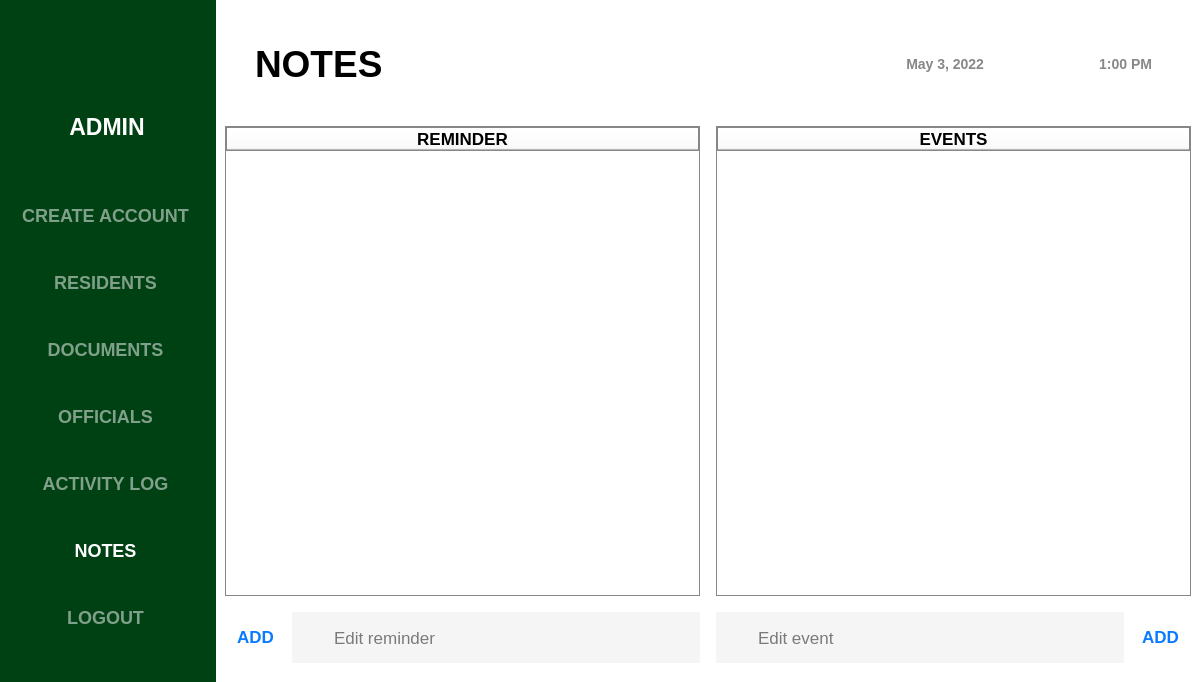
<?xml version="1.0" encoding="UTF-8"?>
<ui version="4.0">
 <class>LogIn</class>
 <widget class="QMainWindow" name="LogIn">
  <property name="geometry">
   <rect>
    <x>0</x>
    <y>0</y>
    <width>1200</width>
    <height>682</height>
   </rect>
  </property>
  <property name="minimumSize">
   <size>
    <width>1200</width>
    <height>650</height>
   </size>
  </property>
  <property name="maximumSize">
   <size>
    <width>16777215</width>
    <height>16777215</height>
   </size>
  </property>
  <property name="windowTitle">
   <string>MainWindow</string>
  </property>
  <property name="styleSheet">
   <string notr="true"/>
  </property>
  <widget class="QWidget" name="centralwidget">
   <property name="minimumSize">
    <size>
     <width>1200</width>
     <height>650</height>
    </size>
   </property>
   <property name="maximumSize">
    <size>
     <width>16777215</width>
     <height>16777215</height>
    </size>
   </property>
   <property name="styleSheet">
    <string notr="true">background-color: rgb(0, 65, 19);</string>
   </property>
   <layout class="QHBoxLayout" name="horizontalLayout">
    <property name="leftMargin">
     <number>0</number>
    </property>
    <property name="topMargin">
     <number>0</number>
    </property>
    <property name="rightMargin">
     <number>0</number>
    </property>
    <property name="bottomMargin">
     <number>0</number>
    </property>
    <item>
     <widget class="QFrame" name="menu_container">
      <property name="minimumSize">
       <size>
        <width>201</width>
        <height>650</height>
       </size>
      </property>
      <property name="maximumSize">
       <size>
        <width>210</width>
        <height>16777215</height>
       </size>
      </property>
      <property name="styleSheet">
       <string notr="true">border: none;</string>
      </property>
      <property name="frameShape">
       <enum>QFrame::StyledPanel</enum>
      </property>
      <property name="frameShadow">
       <enum>QFrame::Raised</enum>
      </property>
      <layout class="QVBoxLayout" name="verticalLayout">
       <item>
        <widget class="QFrame" name="frame_3">
         <property name="minimumSize">
          <size>
           <width>196</width>
           <height>151</height>
          </size>
         </property>
         <property name="maximumSize">
          <size>
           <width>16777215</width>
           <height>151</height>
          </size>
         </property>
         <property name="layoutDirection">
          <enum>Qt::LeftToRight</enum>
         </property>
         <property name="frameShape">
          <enum>QFrame::StyledPanel</enum>
         </property>
         <property name="frameShadow">
          <enum>QFrame::Raised</enum>
         </property>
         <layout class="QVBoxLayout" name="verticalLayout_2">
          <item>
           <widget class="QFrame" name="frame">
            <property name="minimumSize">
             <size>
              <width>0</width>
              <height>80</height>
             </size>
            </property>
            <property name="frameShape">
             <enum>QFrame::StyledPanel</enum>
            </property>
            <property name="frameShadow">
             <enum>QFrame::Raised</enum>
            </property>
            <layout class="QHBoxLayout" name="horizontalLayout_2">
             <item>
              <widget class="QLabel" name="admin_picture">
               <property name="minimumSize">
                <size>
                 <width>60</width>
                 <height>60</height>
                </size>
               </property>
               <property name="maximumSize">
                <size>
                 <width>80</width>
                 <height>80</height>
                </size>
               </property>
               <property name="layoutDirection">
                <enum>Qt::LeftToRight</enum>
               </property>
               <property name="text">
                <string/>
               </property>
               <property name="pixmap">
                <pixmap>../images&amp;icon/user.png</pixmap>
               </property>
               <property name="scaledContents">
                <bool>true</bool>
               </property>
              </widget>
             </item>
            </layout>
           </widget>
          </item>
          <item>
           <widget class="QLabel" name="admin_name">
            <property name="font">
             <font>
              <pointsize>17</pointsize>
              <bold>true</bold>
             </font>
            </property>
            <property name="styleSheet">
             <string notr="true">color: white;</string>
            </property>
            <property name="text">
             <string>&lt;html&gt;&lt;head/&gt;&lt;body&gt;&lt;p align=&quot;center&quot;&gt;ADMIN&lt;/p&gt;&lt;/body&gt;&lt;/html&gt;</string>
            </property>
           </widget>
          </item>
         </layout>
        </widget>
       </item>
       <item>
        <widget class="QFrame" name="frame_4">
         <property name="styleSheet">
          <string notr="true">QPushButton{
color: rgb(128, 160, 137);
font-size: 18px;
font-weight: bold;
text-align: center;
cursor: pointer;
}

QPushButton:hover{
color: white;
}</string>
         </property>
         <property name="frameShape">
          <enum>QFrame::StyledPanel</enum>
         </property>
         <property name="frameShadow">
          <enum>QFrame::Raised</enum>
         </property>
         <layout class="QVBoxLayout" name="verticalLayout_3">
          <item>
           <widget class="QPushButton" name="create_account_button">
            <property name="minimumSize">
             <size>
              <width>175</width>
              <height>41</height>
             </size>
            </property>
            <property name="cursor">
             <cursorShape>PointingHandCursor</cursorShape>
            </property>
            <property name="styleSheet">
             <string notr="true"/>
            </property>
            <property name="text">
             <string>CREATE ACCOUNT</string>
            </property>
           </widget>
          </item>
          <item>
           <widget class="QPushButton" name="residents_button">
            <property name="minimumSize">
             <size>
              <width>175</width>
              <height>41</height>
             </size>
            </property>
            <property name="cursor">
             <cursorShape>PointingHandCursor</cursorShape>
            </property>
            <property name="styleSheet">
             <string notr="true"/>
            </property>
            <property name="text">
             <string>RESIDENTS</string>
            </property>
           </widget>
          </item>
          <item>
           <widget class="QPushButton" name="documents_button">
            <property name="minimumSize">
             <size>
              <width>175</width>
              <height>41</height>
             </size>
            </property>
            <property name="cursor">
             <cursorShape>PointingHandCursor</cursorShape>
            </property>
            <property name="text">
             <string>DOCUMENTS</string>
            </property>
           </widget>
          </item>
          <item>
           <widget class="QPushButton" name="officials_button">
            <property name="minimumSize">
             <size>
              <width>175</width>
              <height>41</height>
             </size>
            </property>
            <property name="cursor">
             <cursorShape>PointingHandCursor</cursorShape>
            </property>
            <property name="text">
             <string>OFFICIALS</string>
            </property>
           </widget>
          </item>
          <item>
           <widget class="QPushButton" name="transactions_button">
            <property name="minimumSize">
             <size>
              <width>175</width>
              <height>41</height>
             </size>
            </property>
            <property name="cursor">
             <cursorShape>PointingHandCursor</cursorShape>
            </property>
            <property name="text">
             <string>ACTIVITY LOG</string>
            </property>
           </widget>
          </item>
          <item>
           <widget class="QPushButton" name="notes_button">
            <property name="minimumSize">
             <size>
              <width>175</width>
              <height>41</height>
             </size>
            </property>
            <property name="cursor">
             <cursorShape>PointingHandCursor</cursorShape>
            </property>
            <property name="styleSheet">
             <string notr="true">color: white;</string>
            </property>
            <property name="text">
             <string>NOTES</string>
            </property>
           </widget>
          </item>
          <item>
           <widget class="QPushButton" name="logout_button">
            <property name="minimumSize">
             <size>
              <width>175</width>
              <height>41</height>
             </size>
            </property>
            <property name="cursor">
             <cursorShape>PointingHandCursor</cursorShape>
            </property>
            <property name="text">
             <string>LOGOUT</string>
            </property>
           </widget>
          </item>
         </layout>
        </widget>
       </item>
      </layout>
     </widget>
    </item>
    <item>
     <widget class="QFrame" name="frame_2">
      <property name="minimumSize">
       <size>
        <width>961</width>
        <height>650</height>
       </size>
      </property>
      <property name="maximumSize">
       <size>
        <width>16777215</width>
        <height>16777215</height>
       </size>
      </property>
      <property name="styleSheet">
       <string notr="true">border: 1px solid black;
background-color: rgb(255, 255, 255);
border: none;</string>
      </property>
      <property name="frameShape">
       <enum>QFrame::StyledPanel</enum>
      </property>
      <property name="frameShadow">
       <enum>QFrame::Raised</enum>
      </property>
      <layout class="QVBoxLayout" name="verticalLayout_4">
       <item>
        <widget class="QFrame" name="frame_5">
         <property name="minimumSize">
          <size>
           <width>951</width>
           <height>111</height>
          </size>
         </property>
         <property name="styleSheet">
          <string notr="true">border: none;</string>
         </property>
         <property name="frameShape">
          <enum>QFrame::StyledPanel</enum>
         </property>
         <property name="frameShadow">
          <enum>QFrame::Raised</enum>
         </property>
         <layout class="QHBoxLayout" name="horizontalLayout_3">
          <property name="leftMargin">
           <number>30</number>
          </property>
          <property name="rightMargin">
           <number>30</number>
          </property>
          <item>
           <widget class="QLabel" name="label_3">
            <property name="minimumSize">
             <size>
              <width>551</width>
              <height>91</height>
             </size>
            </property>
            <property name="font">
             <font>
              <pointsize>28</pointsize>
              <bold>true</bold>
             </font>
            </property>
            <property name="text">
             <string>&lt;html&gt;&lt;head/&gt;&lt;body&gt;&lt;p&gt;NOTES&lt;/p&gt;&lt;/body&gt;&lt;/html&gt;</string>
            </property>
           </widget>
          </item>
          <item>
           <widget class="QFrame" name="frame_8">
            <property name="styleSheet">
             <string notr="true">QLabel{
color: rgb(135, 135, 135);
font-weight: bold;
font-size: 14px;
}</string>
            </property>
            <property name="frameShape">
             <enum>QFrame::StyledPanel</enum>
            </property>
            <property name="frameShadow">
             <enum>QFrame::Raised</enum>
            </property>
            <layout class="QHBoxLayout" name="horizontalLayout_4">
             <item>
              <widget class="QLabel" name="header_date">
               <property name="text">
                <string>&lt;html&gt;&lt;head/&gt;&lt;body&gt;&lt;p align=&quot;right&quot;&gt;May 3, 2022&lt;/p&gt;&lt;/body&gt;&lt;/html&gt;</string>
               </property>
              </widget>
             </item>
             <item>
              <widget class="QLabel" name="header_time">
               <property name="text">
                <string>&lt;html&gt;&lt;head/&gt;&lt;body&gt;&lt;p align=&quot;right&quot;&gt;1:00 PM&lt;/p&gt;&lt;/body&gt;&lt;/html&gt;</string>
               </property>
              </widget>
             </item>
            </layout>
           </widget>
          </item>
         </layout>
        </widget>
       </item>
       <item>
        <widget class="QFrame" name="frame_6">
         <property name="minimumSize">
          <size>
           <width>936</width>
           <height>411</height>
          </size>
         </property>
         <property name="maximumSize">
          <size>
           <width>16777215</width>
           <height>16777215</height>
          </size>
         </property>
         <property name="styleSheet">
          <string notr="true">QLineEdit{
background-color: rgb(245, 245, 245);
padding-left: 20px;
}</string>
         </property>
         <property name="frameShape">
          <enum>QFrame::StyledPanel</enum>
         </property>
         <property name="frameShadow">
          <enum>QFrame::Raised</enum>
         </property>
         <layout class="QHBoxLayout" name="horizontalLayout_6">
          <property name="spacing">
           <number>16</number>
          </property>
          <property name="leftMargin">
           <number>0</number>
          </property>
          <property name="topMargin">
           <number>0</number>
          </property>
          <property name="rightMargin">
           <number>0</number>
          </property>
          <property name="bottomMargin">
           <number>0</number>
          </property>
          <item>
           <widget class="QFrame" name="frame_9">
            <property name="maximumSize">
             <size>
              <width>16777215</width>
              <height>16777215</height>
             </size>
            </property>
            <property name="frameShape">
             <enum>QFrame::StyledPanel</enum>
            </property>
            <property name="frameShadow">
             <enum>QFrame::Raised</enum>
            </property>
            <layout class="QVBoxLayout" name="verticalLayout_6">
             <property name="leftMargin">
              <number>0</number>
             </property>
             <property name="topMargin">
              <number>0</number>
             </property>
             <property name="rightMargin">
              <number>0</number>
             </property>
             <property name="bottomMargin">
              <number>0</number>
             </property>
             <item>
              <widget class="QTableWidget" name="reminder_table">
               <property name="maximumSize">
                <size>
                 <width>966</width>
                 <height>16777215</height>
                </size>
               </property>
               <property name="font">
                <font>
                 <pointsize>14</pointsize>
                </font>
               </property>
               <property name="styleSheet">
                <string notr="true">border: 1px solid rgb(135, 135, 135);
border-radius: 0;</string>
               </property>
               <attribute name="horizontalHeaderMinimumSectionSize">
                <number>236</number>
               </attribute>
               <attribute name="horizontalHeaderDefaultSectionSize">
                <number>236</number>
               </attribute>
               <attribute name="horizontalHeaderStretchLastSection">
                <bool>true</bool>
               </attribute>
               <attribute name="verticalHeaderVisible">
                <bool>false</bool>
               </attribute>
               <attribute name="verticalHeaderStretchLastSection">
                <bool>false</bool>
               </attribute>
               <column>
                <property name="text">
                 <string>REMINDER</string>
                </property>
                <property name="font">
                 <font>
                  <pointsize>13</pointsize>
                  <bold>true</bold>
                 </font>
                </property>
               </column>
              </widget>
             </item>
             <item>
              <widget class="QFrame" name="frame_11">
               <property name="minimumSize">
                <size>
                 <width>0</width>
                 <height>71</height>
                </size>
               </property>
               <property name="maximumSize">
                <size>
                 <width>16777215</width>
                 <height>71</height>
                </size>
               </property>
               <property name="styleSheet">
                <string notr="true"/>
               </property>
               <property name="frameShape">
                <enum>QFrame::StyledPanel</enum>
               </property>
               <property name="frameShadow">
                <enum>QFrame::Raised</enum>
               </property>
               <layout class="QHBoxLayout" name="horizontalLayout_7">
                <property name="leftMargin">
                 <number>0</number>
                </property>
                <property name="topMargin">
                 <number>0</number>
                </property>
                <property name="rightMargin">
                 <number>0</number>
                </property>
                <property name="bottomMargin">
                 <number>0</number>
                </property>
                <item>
                 <widget class="QPushButton" name="add_reminder">
                  <property name="minimumSize">
                   <size>
                    <width>61</width>
                    <height>22</height>
                   </size>
                  </property>
                  <property name="maximumSize">
                   <size>
                    <width>61</width>
                    <height>22</height>
                   </size>
                  </property>
                  <property name="font">
                   <font>
                    <pointsize>13</pointsize>
                    <bold>true</bold>
                   </font>
                  </property>
                  <property name="cursor">
                   <cursorShape>PointingHandCursor</cursorShape>
                  </property>
                  <property name="styleSheet">
                   <string notr="true">color: rgb(10, 122, 255);
border: none;</string>
                  </property>
                  <property name="text">
                   <string>ADD</string>
                  </property>
                 </widget>
                </item>
                <item>
                 <widget class="QLineEdit" name="edit_reminder">
                  <property name="minimumSize">
                   <size>
                    <width>0</width>
                    <height>51</height>
                   </size>
                  </property>
                  <property name="font">
                   <font>
                    <pointsize>13</pointsize>
                   </font>
                  </property>
                  <property name="styleSheet">
                   <string notr="true">padding-left: 40px;</string>
                  </property>
                  <property name="placeholderText">
                   <string>Edit reminder</string>
                  </property>
                 </widget>
                </item>
               </layout>
              </widget>
             </item>
            </layout>
           </widget>
          </item>
          <item>
           <widget class="QFrame" name="frame_10">
            <property name="maximumSize">
             <size>
              <width>16777215</width>
              <height>16777215</height>
             </size>
            </property>
            <property name="frameShape">
             <enum>QFrame::StyledPanel</enum>
            </property>
            <property name="frameShadow">
             <enum>QFrame::Raised</enum>
            </property>
            <layout class="QVBoxLayout" name="verticalLayout_5">
             <property name="leftMargin">
              <number>0</number>
             </property>
             <property name="topMargin">
              <number>0</number>
             </property>
             <property name="rightMargin">
              <number>0</number>
             </property>
             <property name="bottomMargin">
              <number>0</number>
             </property>
             <item>
              <widget class="QTableWidget" name="event_table">
               <property name="minimumSize">
                <size>
                 <width>44</width>
                 <height>168</height>
                </size>
               </property>
               <property name="maximumSize">
                <size>
                 <width>966</width>
                 <height>16777215</height>
                </size>
               </property>
               <property name="font">
                <font>
                 <pointsize>14</pointsize>
                </font>
               </property>
               <property name="styleSheet">
                <string notr="true">border: 1px solid rgb(135, 135, 135);
border-radius: 0;</string>
               </property>
               <attribute name="horizontalHeaderMinimumSectionSize">
                <number>236</number>
               </attribute>
               <attribute name="horizontalHeaderDefaultSectionSize">
                <number>236</number>
               </attribute>
               <attribute name="horizontalHeaderStretchLastSection">
                <bool>true</bool>
               </attribute>
               <attribute name="verticalHeaderVisible">
                <bool>false</bool>
               </attribute>
               <attribute name="verticalHeaderStretchLastSection">
                <bool>false</bool>
               </attribute>
               <column>
                <property name="text">
                 <string>EVENTS</string>
                </property>
                <property name="font">
                 <font>
                  <pointsize>13</pointsize>
                  <bold>true</bold>
                 </font>
                </property>
               </column>
              </widget>
             </item>
             <item>
              <widget class="QFrame" name="frame_12">
               <property name="minimumSize">
                <size>
                 <width>0</width>
                 <height>71</height>
                </size>
               </property>
               <property name="maximumSize">
                <size>
                 <width>16777215</width>
                 <height>71</height>
                </size>
               </property>
               <property name="styleSheet">
                <string notr="true"/>
               </property>
               <property name="frameShape">
                <enum>QFrame::StyledPanel</enum>
               </property>
               <property name="frameShadow">
                <enum>QFrame::Raised</enum>
               </property>
               <layout class="QHBoxLayout" name="horizontalLayout_8">
                <property name="leftMargin">
                 <number>0</number>
                </property>
                <property name="topMargin">
                 <number>0</number>
                </property>
                <property name="rightMargin">
                 <number>0</number>
                </property>
                <property name="bottomMargin">
                 <number>0</number>
                </property>
                <item>
                 <widget class="QLineEdit" name="edit_event">
                  <property name="minimumSize">
                   <size>
                    <width>0</width>
                    <height>51</height>
                   </size>
                  </property>
                  <property name="font">
                   <font>
                    <pointsize>13</pointsize>
                   </font>
                  </property>
                  <property name="styleSheet">
                   <string notr="true">padding-left: 40px;</string>
                  </property>
                  <property name="placeholderText">
                   <string>Edit event</string>
                  </property>
                 </widget>
                </item>
                <item>
                 <widget class="QPushButton" name="add_event">
                  <property name="minimumSize">
                   <size>
                    <width>61</width>
                    <height>22</height>
                   </size>
                  </property>
                  <property name="maximumSize">
                   <size>
                    <width>61</width>
                    <height>22</height>
                   </size>
                  </property>
                  <property name="font">
                   <font>
                    <pointsize>13</pointsize>
                    <bold>true</bold>
                   </font>
                  </property>
                  <property name="cursor">
                   <cursorShape>PointingHandCursor</cursorShape>
                  </property>
                  <property name="styleSheet">
                   <string notr="true">color: rgb(10, 122, 255);
border: none;</string>
                  </property>
                  <property name="text">
                   <string>ADD</string>
                  </property>
                 </widget>
                </item>
               </layout>
              </widget>
             </item>
            </layout>
           </widget>
          </item>
         </layout>
        </widget>
       </item>
      </layout>
     </widget>
    </item>
   </layout>
  </widget>
 </widget>
 <resources/>
 <connections/>
</ui>
